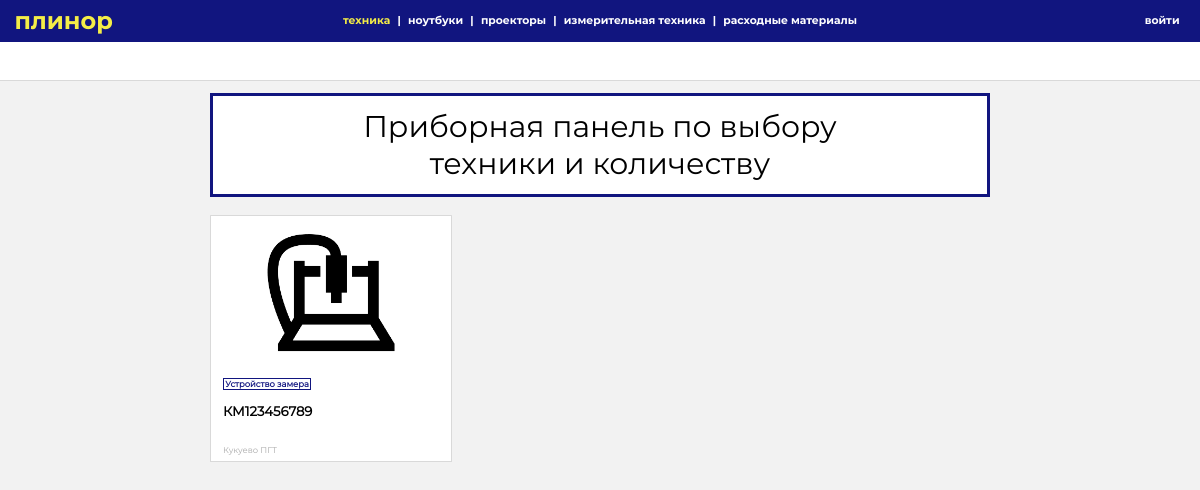
Before: / with the older database file.
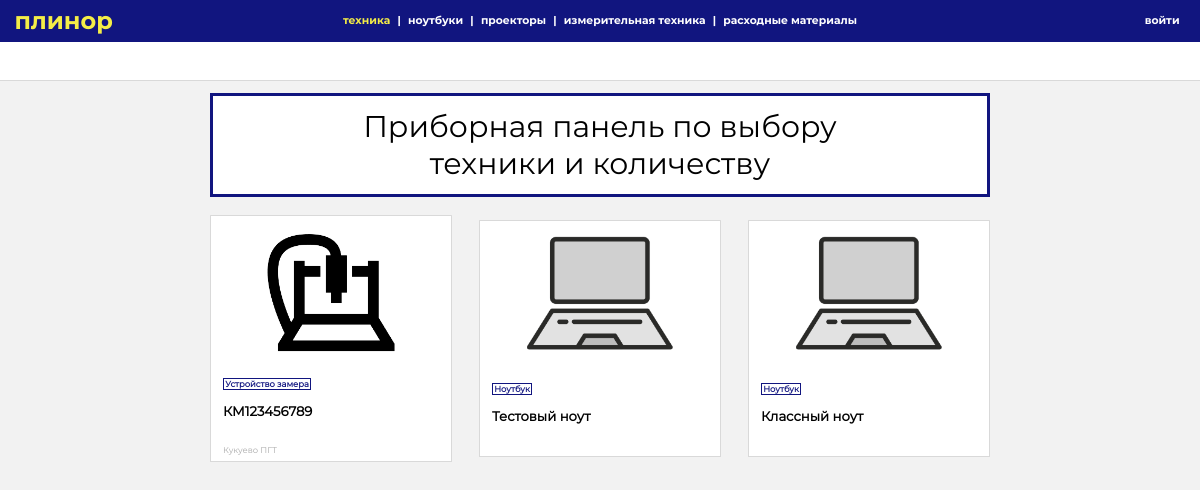
After: the same page with the newer database file.
### tables this page shows
CREATE TABLE `technic` (
  `id` int(11) NOT NULL,
  `inv_id` text NOT NULL,
  `model_full` text NOT NULL,
  `model_short` text NOT NULL,
  `serial_id` text NOT NULL,
  `model_opt` text,
  `model_cond` text,
  `stg_name` text NOT NULL,
  `model_work` int(11) NOT NULL,
  `model_reserve` int(11) NOT NULL,
  `amount` int(11) NOT NULL DEFAULT '1',
  `photo_gall` text,
  `typ` int(11) NOT NULL
);

### bizz/view/view_form.php (called while the page is built)
<?php
include "bizz/view/view_hat.php";
include "bizz/view/view_menu.php";
include "bizz/view/$content_view";

### bizz/core/view.php (called while the page is built)
<?php
class View
{
    function generate($content_view, $template_view, $data = null)
    {
        include 'bizz/view/'.$template_view;
    }
}

### bizz/controler/controller_main.php (called while the page is built, shortened)
<?php
class Controller_Main extends Controller
{
    var $model_main=NULL;
    public function __construct($way)
    {
        $this->model_main = new Model_main();
    }
    function action_index()
    {
        $data=$this->model_main->model_load(0,0);
        $this->view->generate('view_main.php', 'view_form.php',$data);
    }
}

### bizz/bootstrap.php (called while the page is built, shortened)
<?php
require_once 'core/model.php';
require_once 'core/view.php';
Route::start($routes);

### index.php (called while the page is built, shortened)
<?php
$routes = explode('/', $_SERVER['SERVER_NAME'].$_SERVER['REQUEST_URI']);
require_once 'bizz/bootstrap.php';

### bizz/core/model.php (called while the page is built, shortened)
<?php
class Model
{
    function __construct()
    {
        $this->db = new MySQL("localhost", "root","root","plinor");
    }
}

### bizz/model/model_main.php (called while the page is built, shortened)
<?php
class Model_main extends Model
{
    public function model_load($tag,$where)
    {
        $cond='';
        $result[0] = $this->db->query("SELECT * FROM technic $cond");
        return $result;
    }
}

### bizz/core/MySQL.php (called while the page is built)
<?php
class MySQL extends mysqli
{
    public static $request=array();
    public  function query($req,$resultmode = MYSQLI_STORE_RESULT){
        array_unshift(self::$request,$req);
        return parent::query($req);
    }
}

### bizz/view/view_main.php (the view, shortened to what this page needs)
<article>
    <div class="biggest_soft_new">
        Приборная панель по выбору техники и количеству
    </div>
</article>
<article class="landing_main">
    <?php foreach ($data[0] as $value):?>
            <div class="soft_news_cont">
                <a href="<?php echo URL_BASE;?>/article/index/<?php echo $value['id']; ?>">
                    <div class="single_new">
                        <div class="single_img">
                            <img src="
                            <?php
                            switch($value['typ']){
                                case 1: echo URL_BASE."/pic/orig/noutbook.png";break;
                                case 3: echo URL_BASE."/pic/orig/machine.png";break;
                            }
                            ?>
                            ">
                        </div>
                        <div class="news_text">
                                <div class="news_tags">
                                    <?php
                                    switch($value['typ']){
                                        case 1: echo "Ноутбук";break;
                                        case 3: echo "Устройство замера";break;
                                    }
                                    ?>
                                </div>
                            <div class="news_name">
                                <?php echo $value['model_short']; ?>
                            </div>
                            <div class="news_date">
                                <?php echo $value['stg_name']; ?>
                            </div>
                        </div>
                    </div>
                </a>
            </div>
    <? endforeach; ?>
</article>

Changed rows visible on the page:
added technic: typ "Ноутбук", model_short "Тестовый ноут"
added technic: typ "Ноутбук", model_short "Классный ноут"
